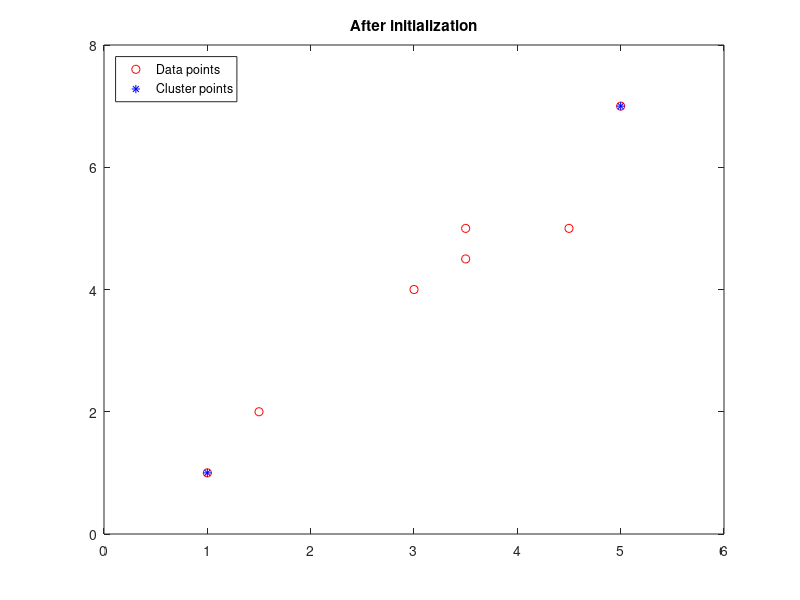

MATLAB code to generate this figure: (Note: this script raises an error after producing the figure.)
% Main script for lab 1. 

%Task 1
data=[1 1;1.5 2;3 4;5 7;3.5 5;4.5 5;3.5 4.5]'; %given data

%Plotting the initial set up.
plot(data(1,:),data(2,:),'ro');
hold on
plot(data(1,[1 4]),data(2,[1 4]),'b*')
xlim([0 max(data(1,:))+1]);
ylim([0 max(data(2,:))+1]);
title('After initialization')
legend('Data points','Cluster points','Location','NorthWest')

figure;
q=k_means(data,2,2)


%% Task 2
files={'parrot.jpg';'jimi.jpg';'colorburst.jpg'};

%iterate over all images
for kt=1:length(files)
files{kt}%Print current image

%read image
pic=imread(files{kt});
pic=im2double(pic);

%Re arrange data to fit our algorithm.
picsize=size(pic);
R=pic(:,:,1);
G=pic(:,:,2);
B=pic(:,:,3);
Rvec=reshape(R,1,picsize(1)*picsize(2));
Gvec=reshape(G,1,picsize(1)*picsize(2));
Bvec=reshape(B,1,picsize(1)*picsize(2));
data=[Rvec;Gvec;Bvec];

colors=[8,16,64];
%Apply the algorithm for all K listed in the colors vector.
for color=colors
    tic
    color
    
    %Apply the algorithm to the data
    q_vec = k_means(data,3,color);
    rdypic=data;

    %replace all data points with the closest cluster point
    for it=1:length(rdypic)
        col=find_association(q_vec,rdypic(:,it));
        rdypic(:,it)=q_vec(:,col);
    end

    %re arrange the result to the standard image form.
    Rvec=rdypic(1,:);
    Gvec=rdypic(2,:);
    Bvec=rdypic(3,:);
    im=zeros(picsize(1),picsize(2),3);
    im(:,:,1)=reshape(Rvec,picsize(1),picsize(2));
    im(:,:,2)=reshape(Gvec,picsize(1),picsize(2));
    im(:,:,3)=reshape(Bvec,picsize(1),picsize(2));

    %present the result
    figure;
    subplot(1,2,1);
    imshow(pic);
    title(sprintf('Full color\n'))
    subplot(1,2,2);
    imshow(im);
    title([sprintf('Reconstructed using\n') num2str(color) ' colors'])
    toc
end
end